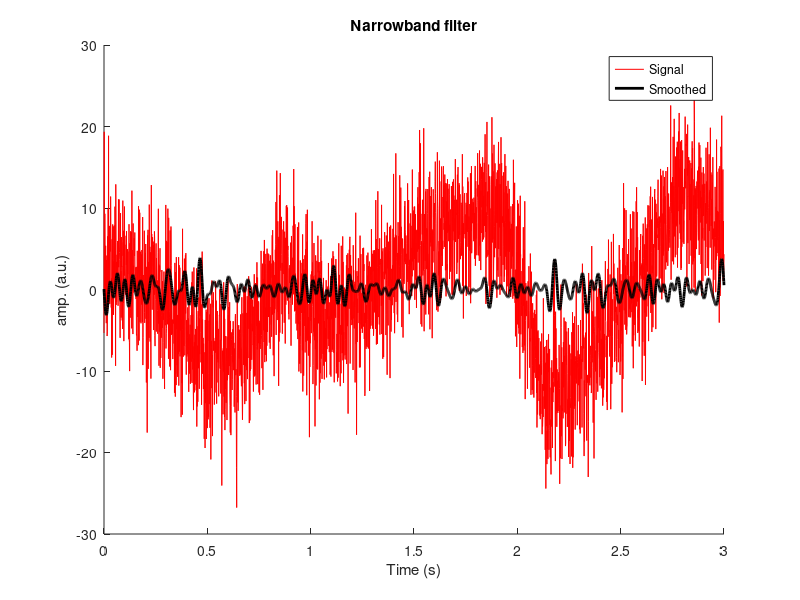
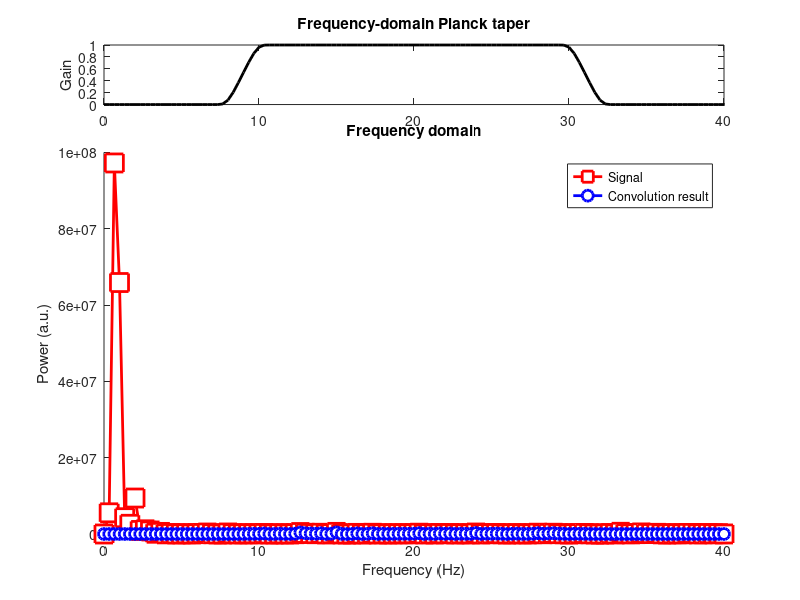

The MATLAB source for these figures, in order:
%% Convolution with Planck taper (bandpass filter)
%% Create the signal
% Create signal
srate = 1000; % Hz
time  = 0:1/srate:3;
n     = length(time);
p     = 15; % poles for random interpolation

% Noise level, measured in standard deviations
noiseamp = 5; 

% Amplitude modulator and noise level
ampl   = interp1(rand(p,1)*30,linspace(1,p,n));
noise  = noiseamp * randn(size(time));
signal = ampl + noise;

% Subtract mean to eliminate DC
signal = signal - mean(signal);

%% Create Planck spectral shape
% Frequencies
hz = linspace(0,srate,n);

% Edge decay, must be between 0 and .5
eta = .15;

% Spectral parameters
fwhm  = 13;
peakf = 20;

% Convert fwhm to indices
np = round( 2*fwhm*n/srate );
pt = 1:np;

% Find center point index
fidx = dsearchn(hz',peakf);

% Define left and right exponentials
Zl = eta*(np-1) * ( 1./pt + 1./(pt-eta*(np-1)) );
Zr = eta*(np-1) * ( 1./(np-1-pt) + 1./( (1-eta)*(np-1)-pt ) );

% Create the taper
bounds = [ floor(eta*(np-1))-mod(np,2) ceil((1-eta)*(np-~mod(np,2))) ];
plancktaper = [ 1./(exp(Zl(1:bounds(1)))+1) ...
                ones(1,diff(bounds)) ... 
                1./(exp(Zr(bounds(2):end-1))+1) ];

% Put the taper inside zeros
px = zeros( size(hz) );
pidx = max(1,fidx-floor(np/2)+1) : fidx+floor(np/2)-mod(np,2);
px(pidx) = plancktaper;

%% Now for convolution
% FFTs
dataX = fft(signal);

% IFFT
convres = 2*real( ifft( dataX.*px ));

% frequencies vector
hz = linspace(0,srate,n);

%% Plots
%%% Time-domain plot
figure(1), clf, hold on

% Lines
plot(time,signal,'r')
plot(time,convres,'k','linew',2)

% Frills
xlabel('Time (s)'), ylabel('amp. (a.u.)')
legend({'Signal';'Smoothed'})
title('Narrowband filter')

%%% Frequency-domain plot
figure(2), clf

% Plot Gaussian kernel
subplot(511)
plot(hz,px,'k','linew',2)
set(gca,'xlim',[0 peakf*2])
ylabel('Gain')
title('Frequency-domain Planck taper')

% Raw and filtered data spectra
subplot(5,1,[2:5]), hold on
plot(hz,abs(dataX).^2,'rs-','markerfacecolor','w','markersize',13,'linew',2)
plot(hz,abs(dataX.*px).^2,'bo-','linew',2,'markerfacecolor','w','markersize',8)

% Frills
xlabel('Frequency (Hz)'), ylabel('Power (a.u.)')
legend({'Signal';'Convolution result'})
title('Frequency domain')
set(gca,'xlim',[0 peakf*2])

%% end.
